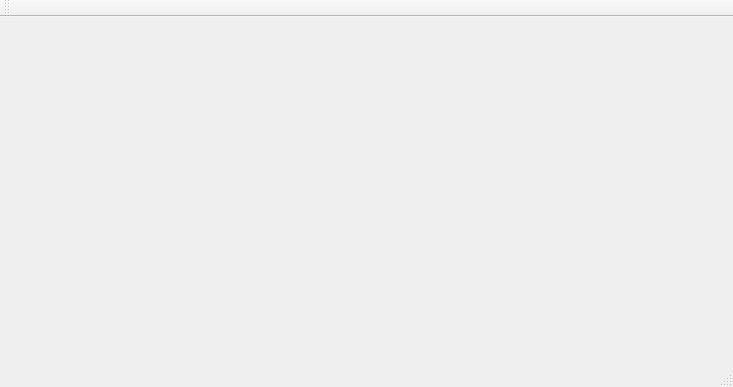
<?xml version="1.0" encoding="UTF-8"?>
<ui version="4.0">
 <class>MainWindow</class>
 <widget class="QMainWindow" name="MainWindow">
  <property name="geometry">
   <rect>
    <x>0</x>
    <y>0</y>
    <width>733</width>
    <height>387</height>
   </rect>
  </property>
  <property name="windowTitle">
   <string>MainWindow</string>
  </property>
  <widget class="QWidget" name="centralWidget">
   <widget class="QCustomPlot" name="plot" native="true">
    <property name="geometry">
     <rect>
      <x>19</x>
      <y>9</y>
      <width>701</width>
      <height>311</height>
     </rect>
    </property>
   </widget>
  </widget>
  <widget class="QMenuBar" name="menuBar">
   <property name="geometry">
    <rect>
     <x>0</x>
     <y>0</y>
     <width>733</width>
     <height>25</height>
    </rect>
   </property>
  </widget>
  <widget class="QToolBar" name="mainToolBar">
   <attribute name="toolBarArea">
    <enum>TopToolBarArea</enum>
   </attribute>
   <attribute name="toolBarBreak">
    <bool>false</bool>
   </attribute>
  </widget>
  <widget class="QStatusBar" name="statusBar"/>
 </widget>
 <layoutdefault spacing="6" margin="11"/>
 <customwidgets>
  <customwidget>
   <class>QCustomPlot</class>
   <extends>QWidget</extends>
   <header>qcustomplot.h</header>
   <container>1</container>
  </customwidget>
 </customwidgets>
 <resources/>
 <connections/>
</ui>
